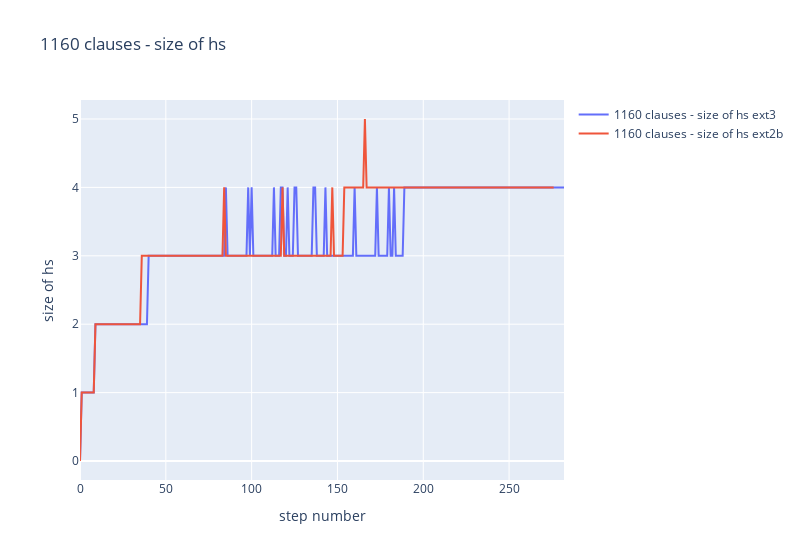

Notebook code cell kept with this figure:
### Code cell
fig = go.Figure()
for ext in ['3', '2b']:
    zebra_ext = zebra[zebra['ext']== ext]

    x1 = [i for i in range(len(list(zebra_ext['s_hs'])[0]))]
    y1 = list(zebra_ext['s_hs'])[0]
    x2 = [i for i in range(len(list(zebra_ext['s_grow'])[0]))]
    y2 = list(zebra_ext['s_grow'])[0]
    fig.add_trace(go.Scatter(x=x1, y=y1, mode='lines',name=f"{int(zebra_ext['clauses'])} clauses - size of hs ext{ext}"))
    #fig.add_trace(go.Scatter(x=x2, y=y2, mode='lines',name=f"size of C ext{ext}"))
fig.update_layout(    
    autosize=False,
    width=800,
    #height=50%,
    title=f"1160 clauses - size of hs",
                   xaxis_title='step number',
                   yaxis_title=f'size of hs')
fig.show()

### Figure 1 — Plotly figure (JSON) as saved in the notebook; plotly's stock layout.template omitted (floating-point values rounded to 4 significant figures; data arrays with more than 128 entries replaced by an {"elided": "..."} marker saying what was removed)
{"data": [{"mode": "lines", "name": "1160 clauses - size of hs ext3", "type": "scatter", "x": {"elided": "283 int values"}, "y": {"elided": "283 int values"}}, {"mode": "lines", "name": "1160 clauses - size of hs ext2b", "type": "scatter", "x": {"elided": "277 int values"}, "y": {"elided": "277 int values"}}], "layout": {"autosize": false, "title": {"text": "1160 clauses - size of hs"}, "width": 800, "xaxis": {"title": {"text": "step number"}}, "yaxis": {"title": {"text": "size of hs"}}}}
